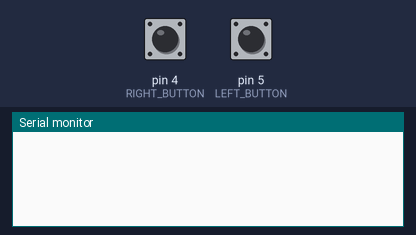
This sketch was run on a simulated Arduino Uno, built with avr-gcc and run on an emulated ATmega328P. Shown: the last lines printed to the serial monitor. The inputs (shaded band) are chosen by the test bench; at power-on: pin 4 (RIGHT_BUTTON) HIGH, pin 5 (LEFT_BUTTON) HIGH. No radio packets arrive unless stated.

Above: at 1.2 s.
1.3 s: pin 4 (RIGHT_BUTTON) pulled LOW for 0.15 s
At 2.2 s:
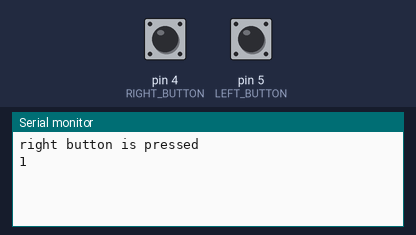
2.9 s: pin 5 (LEFT_BUTTON) pulled LOW for 0.15 s
At 3.8 s:
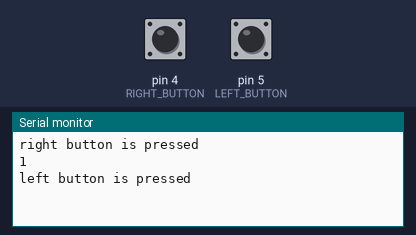
4.5 s: pin 4 (RIGHT_BUTTON) pulled LOW for 1 s
At 6.0 s:
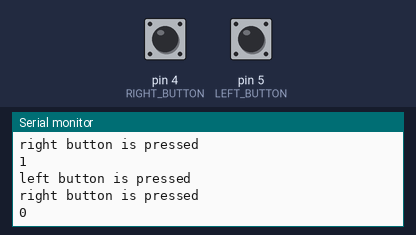

The sketch:

Functional_button_and_extra_code.ino
```cpp
//transmitter

#include <SPI.h>
#include <nRF24L01.h>
#include <RF24.h>

#include <SoftwareSerial.h> //may not need

RF24 radio(7, 8); // CE, CSN

const byte address[6] = "00011";

// const int UP_BUTTON = 0; //CHANGE
// const int DOWN_BUTTON = 0; //CHANGE
const int LEFT_BUTTON = 5;
const int RIGHT_BUTTON = 4;

// previous states:
// int up_lastState = LOW;
// int down_lastState = LOW;
int left_lastState = LOW;
int right_lastState = LOW;

// current states:
// int up_currentState;
// int down_currentState;
int left_currentState;
int right_currentState;

bool magnet = false;


void setup() {
  Serial.begin(9600);
  radio.begin();
  radio.openWritingPipe(address);
  radio.setPALevel(RF24_PA_MAX);
  radio.stopListening();

  // The following sets each button as a pull-up input
  // HIGH when switch is open and LOW if the switch is closed
  // pinMode(UP_BUTTON, INPUT_PULLUP);
  // pinMode(DOWN_BUTTON, INPUT_PULLUP);
  pinMode(LEFT_BUTTON, INPUT_PULLUP);
  pinMode(RIGHT_BUTTON, INPUT_PULLUP);
}

void loop() {
  char text;
  // The following reads the state of each button
  // up_currentState = digitalRead(UP_BUTTON);
  // down_currentState = digitalRead(DOWN_BUTTON);
  left_currentState = digitalRead(LEFT_BUTTON);
  right_currentState = digitalRead(RIGHT_BUTTON);

  // Left button:
  if(left_lastState == HIGH && left_currentState == LOW)
  {
    Serial.println("left button is pressed");
    text = "L";
    radio.write(&text, sizeof(text));
  }
  else if(left_lastState == LOW && left_currentState == HIGH)
  {
    // Serial.println("left button is released");
  }

  // Right button:
  if(right_lastState == HIGH && right_currentState == LOW)
  {
    Serial.println("right button is pressed");
    // text = "R";
    if (magnet == true)
      {
        magnet = false;
      }
    else if (magnet == false)
    {
      magnet = true;
    }
    Serial.println(magnet);
    radio.write(&text, sizeof(text));
  }
  else if(right_lastState == LOW && right_currentState == HIGH)
  {
    // Serial.println("right button is released");
  }
  else
  {
    text = "";
  }

  // The following saves the last state of each button
  // up_lastState = up_currentState;
  // down_lastState = down_currentState;
  left_lastState = left_currentState;
  right_lastState = right_currentState;


  delay(100);
}
```

Measured:
- after the input at 1.3 s, the serial monitor: prints a new line at once (image 1)
- after the input at 2.9 s, the serial monitor: prints a new line at once (image 2)
- after the input at 4.5 s, the serial monitor: prints a new line at once (image 3)
